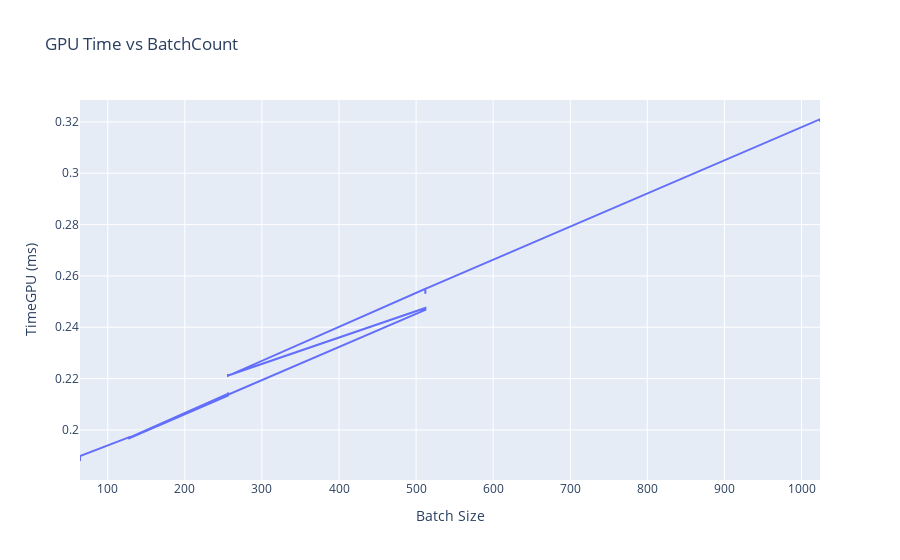
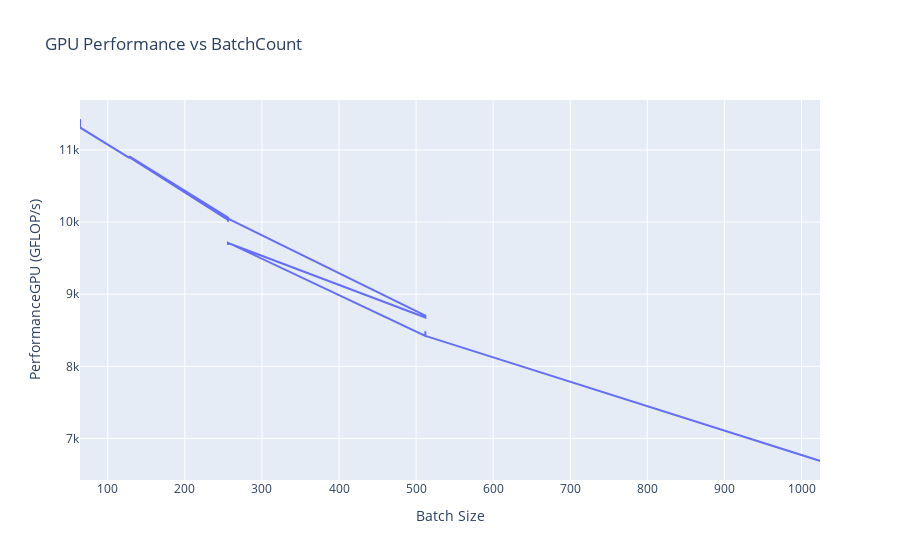

The notebook cell these images were saved under, in order:
### Code cell
# Load the CSV file into a DataFrame
df = pd.read_csv('data/gemmTileBatch_PerformanceByBatchcount.csv')

# Plot 1: TimeGPU vs BatchCount
fig1 = px.line(df, x='BatchCount', y='TimeGPU(ms)',
               title='GPU Time vs BatchCount',
               labels={'BatchCount': 'Batch Size', 'TimeGPU(ms)': 'TimeGPU (ms)'})
fig1.show()

# Plot 2: PerformanceGPU vs BatchCount
fig2 = px.line(df, x='BatchCount', y='PerformanceGPU(GFLOP/s)',
               title='GPU Performance vs BatchCount',
               labels={'BatchCount': 'Batch Size', 'PerformanceGPU(GFLOP/s)': 'PerformanceGPU (GFLOP/s)'})
fig2.show()

### Figure 1 — Plotly figure (JSON) as saved in the notebook; plotly's stock layout.template omitted (floating-point values rounded to 4 significant figures)
{"data": [{"hovertemplate": "Batch Size=%{x}<br>TimeGPU (ms)=%{y}<extra></extra>", "legendgroup": "", "line": {"color": "#636efa", "dash": "solid"}, "marker": {"symbol": "circle"}, "mode": "lines", "name": "", "orientation": "v", "showlegend": false, "type": "scatter", "x": [1024, 1024, 1024, 512, 512, 512, 256, 256, 256, 512, 512, 512, 256, 256, 256, 128, 128, 128, 256, 256, 256, 128, 128, 128, 64, 64, 64], "xaxis": "x", "y": [0.3211, 0.3201, 0.321, 0.255, 0.253, 0.255, 0.2211, 0.2218, 0.2212, 0.2475, 0.2471, 0.2468, 0.2137, 0.2146, 0.2134, 0.1968, 0.1971, 0.1968, 0.2135, 0.2139, 0.2141, 0.197, 0.197, 0.1972, 0.1898, 0.1879, 0.1879], "yaxis": "y"}], "layout": {"legend": {"tracegroupgap": 0}, "title": {"text": "GPU Time vs BatchCount"}, "xaxis": {"anchor": "y", "domain": [0, 1], "title": {"text": "Batch Size"}}, "yaxis": {"anchor": "x", "domain": [0, 1], "title": {"text": "TimeGPU (ms)"}}}}

### Figure 2 — Plotly figure (JSON) as saved in the notebook; plotly's stock layout.template omitted (floating-point values rounded to 4 significant figures)
{"data": [{"hovertemplate": "Batch Size=%{x}<br>PerformanceGPU (GFLOP/s)=%{y}<extra></extra>", "legendgroup": "", "line": {"color": "#636efa", "dash": "solid"}, "marker": {"symbol": "circle"}, "mode": "lines", "name": "", "orientation": "v", "showlegend": false, "type": "scatter", "x": [1024, 1024, 1024, 512, 512, 512, 256, 256, 256, 512, 512, 512, 256, 256, 256, 128, 128, 128, 256, 256, 256, 128, 128, 128, 64, 64, 64], "xaxis": "x", "y": [6687.0, 6709.0, 6689.0, 8422.0, 8487.0, 8422.0, 9714.0, 9682.0, 9709.0, 8677.0, 8691.0, 8702.0, 10050.0, 10010.0, 10060.0, 10910.0, 10890.0, 10910.0, 10060.0, 10039, 10030.0, 10900, 10900, 10890.0, 11310.0, 11430.0, 11430.0], "yaxis": "y"}], "layout": {"legend": {"tracegroupgap": 0}, "title": {"text": "GPU Performance vs BatchCount"}, "xaxis": {"anchor": "y", "domain": [0, 1], "title": {"text": "Batch Size"}}, "yaxis": {"anchor": "x", "domain": [0, 1], "title": {"text": "PerformanceGPU (GFLOP/s)"}}}}
